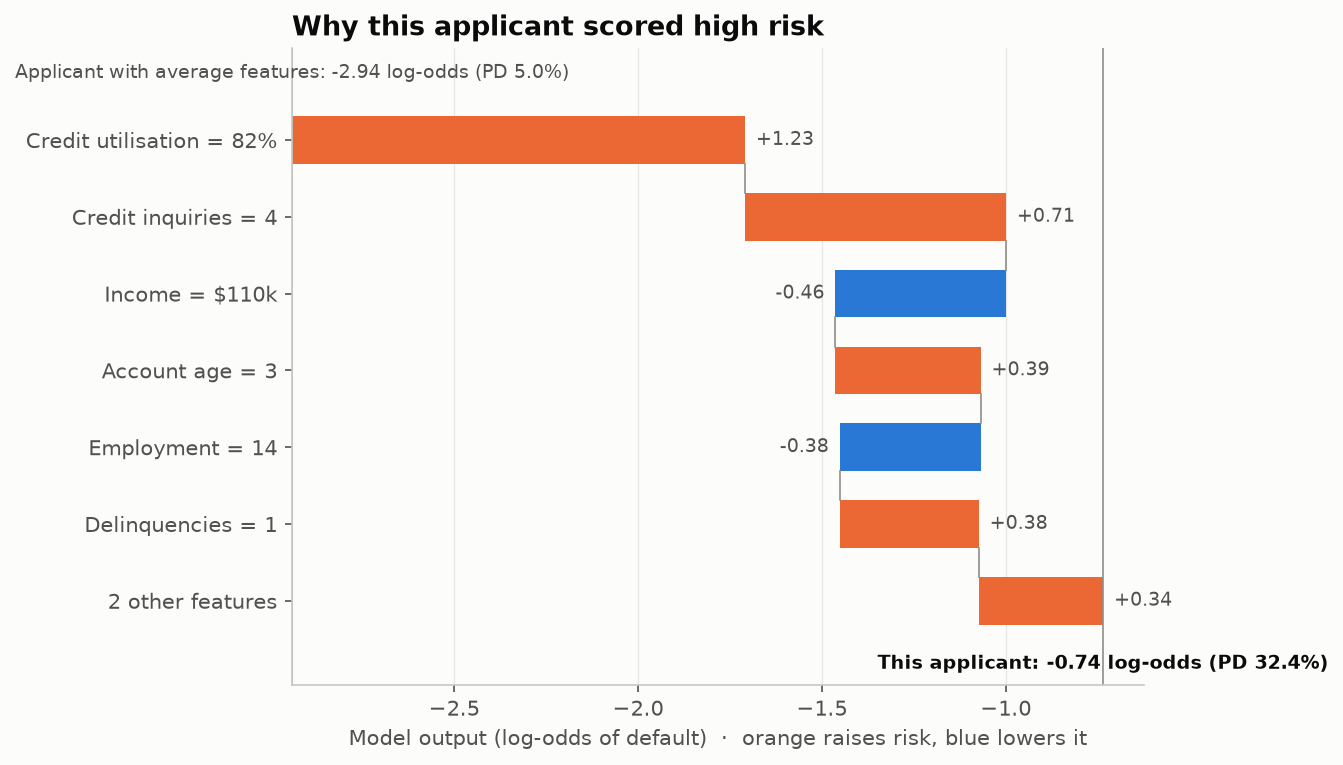

Python code for this plot:
"""
SHAP Waterfall (one prediction explained)  -  family: Machine learning

DESIGN PURPOSE
Explains a single prediction as a walk from the model's average output to this
case's output. Each bar is one feature's contribution (its SHAP value), sorted
by size, so the reader sees which facts about this applicant pushed the risk
up and which pulled it down, and by how much.

WHEN TO USE
  - Explain an individual decision to a customer, analyst or regulator (why
    was this loan declined?)
  - Audit surprising predictions case by case
  - Complement global importance charts with a concrete example

AVOID WHEN
  - You need the model's overall behaviour (use a SHAP summary or permutation
    importance)
  - Features are strongly correlated and the model is non-linear; attributions
    then depend on modelling choices and need care
  - More than about ten features matter; fold the rest into one bar

ALTERNATIVES
  - SHAP summary (beeswarm) for the whole dataset
  - SHAP dependence plot for one feature
  - Reason codes table (the top 3–4 contributions in words)

REFERENCE
  - Lundberg, S. M. et al. (2020). From local explanations to global
    understanding with explainable AI for trees. Nature Machine Intelligence
    2, 56–67. https://doi.org/10.1038/s42256-019-0138-9

EXAMPLE
A simulated credit-default model (logistic regression on 8 applicant features,
trained on 5,000 synthetic applicants), explaining one high-risk applicant.

Run:  python shap_waterfall.py
"""
import sys
from pathlib import Path

import numpy as np
import pandas as pd
import matplotlib.pyplot as plt

# Library style: categorical colors in fixed order, recessive axes, hairline grid.
PALETTE = ["#2a78d6", "#eb6834", "#1baf7a", "#eda100",
           "#e87ba4", "#008300", "#6250d6", "#e34948"]
SEQ_CMAP = "Blues"      # sequential: one hue, light -> dark
DIV_CMAP = "RdBu_r"     # diverging: two opposite hues, neutral midpoint
GRAY = "#b8b7b1"        # de-emphasised marks
plt.rcParams.update({
    "figure.figsize": (8, 4.8), "figure.dpi": 110, "figure.facecolor": "#fcfcfb",
    "axes.facecolor": "#fcfcfb", "axes.edgecolor": "#c9c8c3", "axes.linewidth": 0.8,
    "axes.spines.top": False, "axes.spines.right": False,
    "axes.grid": True, "grid.color": "#e6e5e1", "grid.linewidth": 0.6, "axes.axisbelow": True,
    "axes.prop_cycle": plt.cycler(color=PALETTE),
    "axes.titlesize": 13, "axes.titleweight": "bold", "axes.titlelocation": "left",
    "axes.labelcolor": "#52514e", "xtick.color": "#52514e", "ytick.color": "#52514e",
    "text.color": "#0b0b0b", "font.size": 10, "lines.linewidth": 2,
    "legend.frameon": False,
})

from sklearn.linear_model import LogisticRegression

# --- Example data ------------------------------------------------------------
rng = np.random.default_rng(5)
n = 5000
X = pd.DataFrame({
    "Credit utilisation (%)": rng.uniform(0, 100, n),
    "Debt-to-income (%)": rng.normal(30, 10, n).clip(0, 80),
    "Delinquencies (2 yrs)": rng.poisson(0.3, n),
    "Income ($k)": rng.lognormal(np.log(65), 0.4, n),
    "Account age (yrs)": rng.gamma(3, 3, n),
    "Credit inquiries (6 mo)": rng.poisson(1.2, n),
    "Loan amount ($k)": rng.lognormal(np.log(18), 0.5, n),
    "Employment (yrs)": rng.gamma(2, 3, n),
})
beta_true = np.array([0.035, 0.04, 0.6, -0.012, -0.08, 0.25, 0.012, -0.05])
logit = -3.0 + (X - X.mean()).to_numpy() @ beta_true
default = rng.binomial(1, 1 / (1 + np.exp(-logit)))
model = LogisticRegression(C=1e6, max_iter=5000).fit(X, default)

applicant = pd.Series({"Credit utilisation (%)": 82, "Debt-to-income (%)": 41, "Delinquencies (2 yrs)": 1,
                       "Income ($k)": 110, "Account age (yrs)": 3, "Credit inquiries (6 mo)": 4,
                       "Loan amount ($k)": 35, "Employment (yrs)": 14})
# Exact SHAP values for a linear model with independent features: beta_j * (x_j - E[x_j]), in log-odds.
shap = pd.Series(model.coef_[0] * (applicant - X.mean()).to_numpy(), index=X.columns)
base = model.intercept_[0] + model.coef_[0] @ X.mean().to_numpy()
pd.DataFrame({"value": applicant, "SHAP (log-odds)": shap.round(3)}).sort_values("SHAP (log-odds)")

# --- Plot --------------------------------------------------------------------
sigmoid = lambda z: 1 / (1 + np.exp(-z))
fmt = {"Credit utilisation (%)": "{:.0f}%", "Debt-to-income (%)": "{:.0f}%", "Income ($k)": "${:.0f}k",
       "Loan amount ($k)": "${:.0f}k"}
order = shap.abs().sort_values(ascending=False).index
top, rest = order[:6], order[6:]
rows = [(f"{f.split(' (')[0]} = {fmt.get(f, '{:g}').format(applicant[f])}", shap[f]) for f in top]
rows.append((f"{len(rest)} other features", shap[rest].sum()))

fig, ax = plt.subplots(figsize=(9, 5.2))
start = base
for i, (label, v) in enumerate(rows):
    color = PALETTE[1] if v > 0 else PALETTE[0]
    ax.barh(i, v, left=start, height=0.62, color=color)
    ax.text(start + v + (0.03 if v > 0 else -0.03), i, f"{v:+.2f}", va="center",
            ha="left" if v > 0 else "right", fontsize=9, color="#52514e")
    if i < len(rows) - 1:
        ax.plot([start + v] * 2, [i + 0.31, i + 0.69], color="#8f8e88", linewidth=0.8)
    start += v
ax.set_yticks(range(len(rows)), [r[0] for r in rows])
ax.invert_yaxis()
for x in (base, start):
    ax.axvline(x, color="#8f8e88", linewidth=0.8)
ax.text(base, -0.75, f"Applicant with average features: {base:.2f} log-odds (PD {sigmoid(base):.1%})",
        ha="center", va="bottom", fontsize=9, color="#52514e")
ax.text(start, len(rows) - 0.3, f"This applicant: {start:.2f} log-odds (PD {sigmoid(start):.1%})",
        ha="center", va="top", fontsize=9, color="#0b0b0b", fontweight="bold")
ax.set_ylim(len(rows) + 0.1, -1.2)
ax.set_xlabel("Model output (log-odds of default)  ·  orange raises risk, blue lowers it")
ax.set_title("Why this applicant scored high risk")
ax.grid(axis="y", visible=False)
fig.tight_layout()

# --- Save / show -------------------------------------------------------------
out = Path(__file__).with_name(Path(__file__).stem + ".png")
fig.savefig(out, dpi=150, bbox_inches="tight")
print(f"saved {out}")
if "--no-show" not in sys.argv:
    plt.show()
